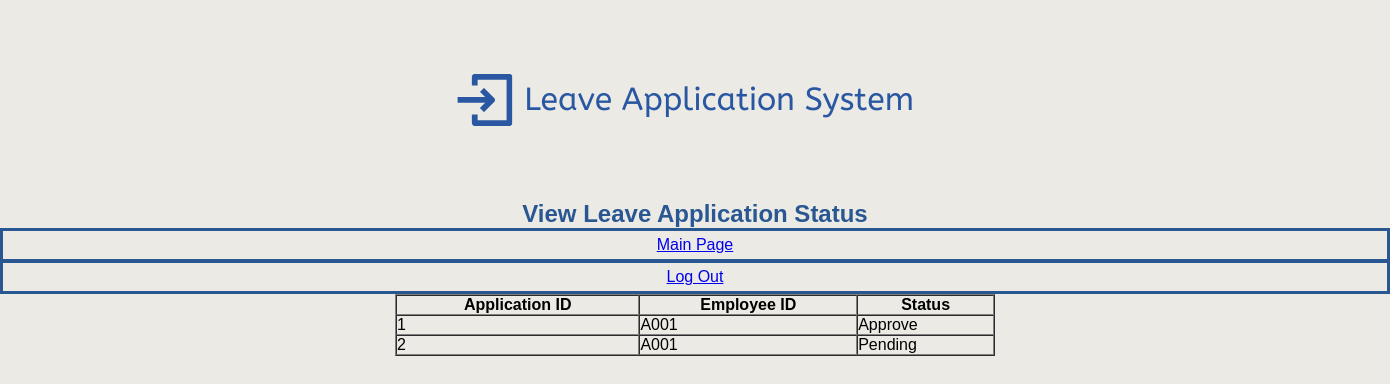
/view_status.php?empID=A001 (signed in), run on the app's committed database.
### tables this page shows
CREATE TABLE `leaveapplication` (
  `applicationID` int(6) NOT NULL,
  `empID` varchar(5) DEFAULT NULL,
  `status` varchar(10) DEFAULT NULL,
  `reason` varchar(50) DEFAULT NULL,
  `description` varchar(100) DEFAULT NULL
);

### view_status.php (the view, shortened to what this page needs)
<html>
	<head>
		<link rel="stylesheet" href="layout.css">
	<head>
	<body>
	<div class = header>
            <img src ="header.png" />
            <h2>View Leave Application Status</h2>
        </div>
		<div id="st">
		<?php
			$empID = $_GET['empID'];
			require("config.php");
			$sql = "SELECT * FROM LeaveApplication
					WHERE empID = '$empID';";
			$result = mysqli_query($conn, $sql);
			$count = 1;
			if (mysqli_num_rows($result) > 0) {
		?>
		<table width="600" border="1" cellspacing="0" cellpadding="3">
		<tr>
			<td align="center"><strong>Application ID</strong></td>
			<td align="center"><strong>Employee ID</strong></td>
			<td align="center"><strong>Status</strong></td>
	 	</tr>
		<?php
			while($rows = mysqli_fetch_assoc($result)) {
		?>
		<?php
			if ($count == 1) {
		?>
		<div id="btn">
		<div id="mainhp"><a href="main.php?empID=<?php echo $rows['empID']; ?>">Main Page</a></div>
		<div id="logouthp"><a href="logout.php">Log Out</a> <?php } $count += 1?></div>
		</div>
	    <tr>
			<td><?php echo $rows['applicationID']; ?></td>
			<td><?php echo $rows['empID']; ?></td>
			<td><?php echo $rows['status']; ?></td>
		</tr>
		<?php
			}
			}
			else {
				echo "<h3>There are no records to show</h3>";
			}
	    ?>
	</body>
</html>

### layout.css (style rules this page uses)
* { margin: 0; padding: 0; box-sizing: border-box; font-family:sans-serif; }
body { background-color: #ebeae5; }
#btn { background-color: #ebeae5; border: solid 1.5px #295792; }
#mainhp, #logouthp { background-color: #ebeae5; border: solid 2px #295792; padding: 5px; text-align: center; font-family:sans-serif; color: #295792; text-decoration: none; }
.header { background-color: #ebeae5; }
img { margin: 0px 390px; }
h2 { color: #295792; text-align: center; }
table { margin: auto; }

### data on the page
leaveapplication: applicationID "1", empID "A001", status "Approve"
leaveapplication: applicationID "2", empID "A001", status "Pending"
